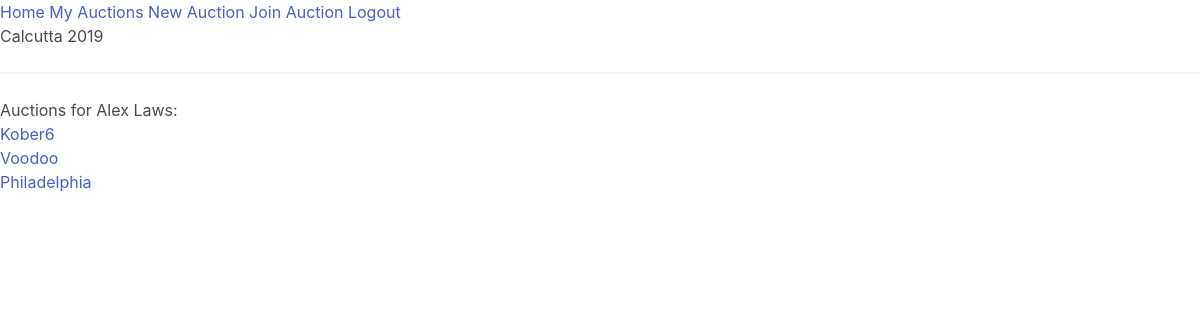
/user/lawsalex (signed in), run on an earlier commit of the app's database.
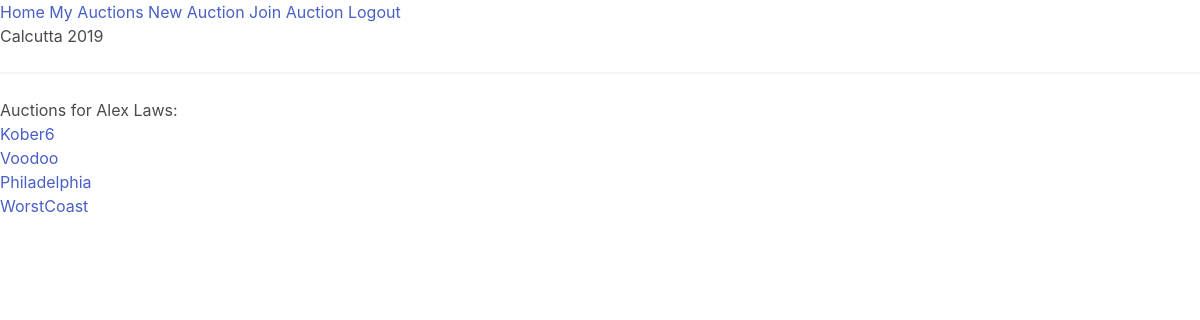
And on a later commit of the database.
### model.py (models this page shows, shortened)
class BaseModel(Model):
    class Meta:
        database = database

class User(UserMixin, BaseModel):
    username = CharField(max_length=30, unique=True)
    first_name = CharField(max_length=30, unique=True)
    last_name = CharField(max_length=30, unique=True)
    email = CharField(max_length=64, unique=True)
    password_hash = CharField(max_length=128)

class User_access(BaseModel):
    user_in_auction = ForeignKeyField(User)
    auction = ForeignKeyField(Auction)

class Auction(BaseModel):
    auction_name = CharField(max_length=30, unique=True)
    code = CharField(max_length=30)

### main.py (the view)
@app.route('/user/<username>')
@login_required
def user(username):
    user = get_object_or_404(User, User.username == username)
    auctions = User_access.select().where(User_access.user_in_auction == user)
    return render_template('user.jinja2', user=user, auctions=auctions)

### main.py (called while the page is built)
def get_object_or_404(model, *criterion):
    output = model.select().where(*criterion).get()
    if output is None:
        abort(404)
    else:
        return output

@sign_in.user_loader
def load_user(id):
    return User.select().where(User.id == id).get()

### templates/user.jinja2
{% extends 'base.jinja2' %}
{% block content %}
    <h1>Auctions for {{ user.first_name }} {{ user.last_name }}:</h1>
    {% for auction in auctions %}
    <p>
        <a href="{{url_for('auction', auction_name=auction.auction.auction_name) }}">{{ auction.auction.auction_name }}</a>
    </p>
    {% endfor %}
{% endblock %}

### templates/base.jinja2 (shortened to what this page needs)
<html>
<head>
<link rel="stylesheet" href="https://cdnjs.cloudflare.com/ajax/libs/bulma/0.6.0/css/bulma.min.css">
</head>
<body>
    <nav>
        <a id="home" href="{{url_for('home') }}">Home</a>
        {% if current_user.is_anonymous %}
        <a href="{{ url_for('login') }}">Login</a>
        <a href="{{ url_for('register') }}">Sign Up!</a>
        {% else %}
        <a href="{{url_for('user', username=current_user.username) }}">My Auctions</a>
        <a href="{{ url_for('new_auction') }}">New Auction</a>
        <a href="{{ url_for('join') }}">Join Auction</a>
        <a href="{{ url_for('logout') }}">Logout</a>
        {% endif %}
    </nav>
	<h1>Calcutta 2019</h1>
    <hr>
	{% block content %} {% endblock content %}
</body>
</html>

What changed in the data, as far as the page shows it:
added User_access: auction.auction_name "WorstCoast"
